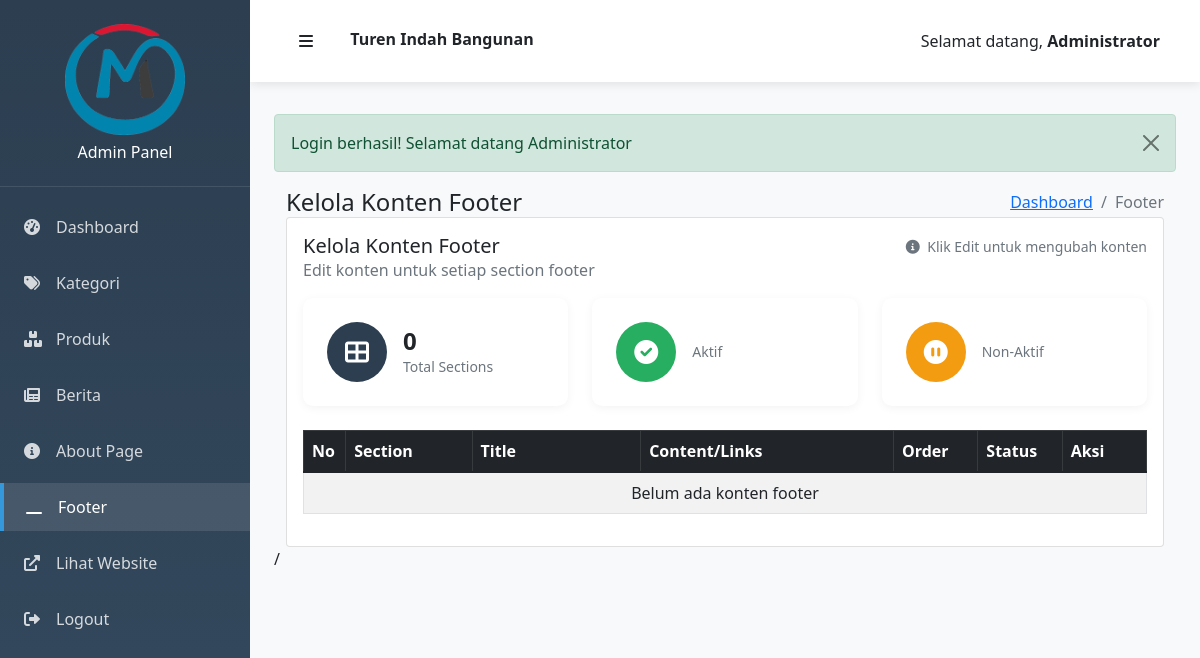
The page /admin/footer.php (signed in) on the database as committed earlier.
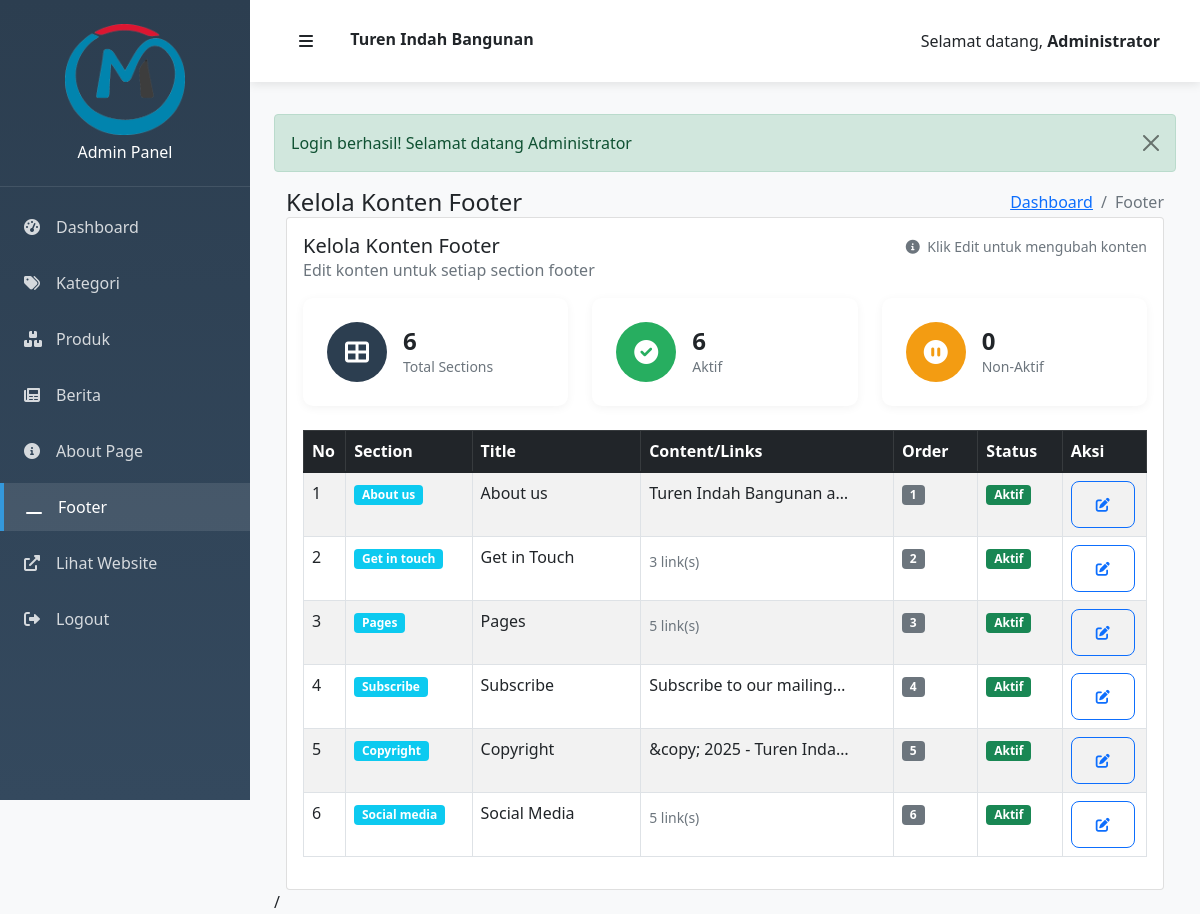
The same page on the database as committed later.
### tables this page shows
CREATE TABLE `footer_content` (
  `id` int NOT NULL AUTO_INCREMENT,
  `section_name` enum('about_us','get_in_touch','pages','subscribe','copyright','social_media') NOT NULL,
  `title` varchar(255) NOT NULL,
  `content` text,
  `links` text,
  `display_order` int DEFAULT '0',
  `status` enum('aktif','nonaktif') DEFAULT 'aktif',
  `created_at` timestamp NULL DEFAULT CURRENT_TIMESTAMP,
  `updated_at` timestamp NULL DEFAULT CURRENT_TIMESTAMP ON UPDATE CURRENT_TIMESTAMP,
  PRIMARY KEY (`id`),
  UNIQUE KEY `section_name` (`section_name`)
);

### includes/autoload.php (called while the page is built, shortened)
<?php
spl_autoload_register(function ($className) {
    $directories = [
        'classes/',
        'models/',
        'controllers/'
    ];
    foreach ($directories as $directory) {
        $file = __DIR__ . '/../' . $directory . $className . '.php';
        if (file_exists($file)) {
            return;
        }
    }
});
?>

### includes/init.php (called while the page is built, shortened)
<?php
require_once __DIR__ . '/../config/database.php';
require_once __DIR__ . '/autoload.php';
try {
    $database = new Database();
} catch (Exception $e) {
    die("Database connection failed: " . $e->getMessage());
}
$footerModel = new FooterModel($database);
?>

### models/FooterModel.php (called while the page is built, shortened)
<?php
class FooterModel {
    private $db;
    public function __construct($database) {
        $this->db = $database;
    }
    public function getAll($status = null) {
        $sql = "SELECT * FROM footer_content WHERE 1=1";
        $params = [];
        $sql .= " ORDER BY display_order ASC, created_at ASC";
        return $this->db->fetchAll($sql, $params);
    }
    public function getStats() {
        $sql = "SELECT
                    COUNT(*) as total,
                    SUM(CASE WHEN status = 'aktif' THEN 1 ELSE 0 END) as aktif,
                    SUM(CASE WHEN status = 'nonaktif' THEN 1 ELSE 0 END) as nonaktif
                FROM footer_content";
        return $this->db->fetch($sql);
    }
    public function parseLinks($links) {
        $decoded = json_decode($links, true);
        return $decoded ? $decoded : [];
    }
}
?>

### classes/Database.php (called while the page is built, shortened)
<?php
class Database {
    private $host;
    private $username;
    private $password;
    private $database;
    private $connection;
    public function __construct() {
        $this->host = DB_HOST;
        $this->username = DB_USERNAME;
        $this->password = DB_PASSWORD;
        $this->database = DB_NAME;
    }
    private function connect() {
        try {
            $dsn = "mysql:host={$this->host};dbname={$this->database};charset=" . DB_CHARSET;
            $options = [
                PDO::ATTR_ERRMODE => PDO::ERRMODE_EXCEPTION,
                PDO::ATTR_DEFAULT_FETCH_MODE => PDO::FETCH_ASSOC,
                PDO::ATTR_EMULATE_PREPARES => false,
            ];
            $this->connection = new PDO($dsn, $this->username, $this->password, $options);
        } catch (PDOException $e) {
            die("Connection failed: " . $e->getMessage());
        }
    }
    public function query($sql, $params = []) {
        try {
            $stmt = $this->connection->prepare($sql);
            $stmt->execute($params);
            return $stmt;
        } catch (PDOException $e) {
            throw new Exception("Query failed: " . $e->getMessage());
        }
    }
    public function fetch($sql, $params = []) {
        $stmt = $this->query($sql, $params);
        return $stmt->fetch();
    }
    public function fetchAll($sql, $params = []) {
        $stmt = $this->query($sql, $params);
        return $stmt->fetchAll();
    }
}
?>

### admin/footer.php (the view, shortened to what the changed rows need)
<?php
require_once '../includes/init.php';
$action = $_GET['action'] ?? 'list';
$footerContents = $footerModel->getAll();
$stats = $footerModel->getStats();
include 'includes/header.php';
?>
<div class="container-fluid">
    <?php if ($action === 'list'): ?>
        <div class="row">
            <div class="col-12">
                <div class="card">
                    <div class="card-body">
                        <div class="row mb-3">
                            <div class="col-sm-8">
                                <h5 class="card-title mb-0">Kelola Konten Footer</h5>
                                <p class="text-muted mb-0">Edit konten untuk setiap section footer</p>
                            </div>
                            <div class="col-sm-4 text-end">
                                <div class="d-flex gap-2 align-items-center justify-content-end">
                                    <div class="text-muted">
                                        <small><i class="fas fa-info-circle me-1"></i> Klik Edit untuk mengubah konten</small>
                                    </div>
                                </div>
                            </div>
                        </div>
                        <div class="row mb-4">
                            <div class="col-md-4">
                                <div class="stats-card primary">
                                    <div class="d-flex align-items-center">
                                        <div class="icon">
                                            <i class="fas fa-th-large"></i>
                                        </div>
                                        <div class="ms-3">
                                            <h4 class="mb-0 fw-bold"><?= $stats['total'] ?></h4>
                                            <p class="text-muted mb-0 small">Total Sections</p>
                                        </div>
                                    </div>
                                </div>
                            </div>
                            <div class="col-md-4">
                                <div class="stats-card success">
                                    <div class="d-flex align-items-center">
                                        <div class="icon">
                                            <i class="fas fa-check-circle"></i>
                                        </div>
                                        <div class="ms-3">
                                            <h4 class="mb-0 fw-bold"><?= $stats['aktif'] ?></h4>
                                            <p class="text-muted mb-0 small">Aktif</p>
                                        </div>
                                    </div>
                                </div>
                            </div>
                            <div class="col-md-4">
                                <div class="stats-card warning">
                                    <div class="d-flex align-items-center">
                                        <div class="icon">
                                            <i class="fas fa-pause-circle"></i>
                                        </div>
                                        <div class="ms-3">
                                            <h4 class="mb-0 fw-bold"><?= $stats['nonaktif'] ?></h4>
                                            <p class="text-muted mb-0 small">Non-Aktif</p>
                                        </div>
                                    </div>
                                </div>
                            </div>
                        </div>
                        <div class="table-responsive">
                            <table class="table table-bordered table-striped">
                                <thead class="table-dark">
                                    <tr>
                                        <th width="5%">No</th>
                                        <th width="15%">Section</th>
                                        <th width="20%">Title</th>
                                        <th width="30%">Content/Links</th>
                                        <th width="10%">Order</th>
                                        <th width="10%">Status</th>
                                        <th width="10%">Aksi</th>
                                    </tr>
                                </thead>
                                <tbody>
                                    <?php if (empty($footerContents)): ?>
                                        <tr>
                                            <td colspan="7" class="text-center">Belum ada konten footer</td>
                                        </tr>
                                    <?php else: ?>
                                        <?php foreach ($footerContents as $index => $content): ?>
                                            <tr>
                                                <td><?= $index + 1 ?></td>
                                                <td>
                                                    <span class="badge bg-info"><?= ucfirst(str_replace('_', ' ', $content['section_name'])) ?></span>
                                                </td>
                                                <td><?= htmlspecialchars($content['title']) ?></td>
                                                <td>
                                                    <?php if ($content['content']): ?>
                                                        <div class="text-truncate" style="max-width: 200px;" title="<?= htmlspecialchars($content['content']) ?>">
                                                            <?= htmlspecialchars(substr($content['content'], 0, 100)) ?><?= strlen($content['content']) > 100 ? '...' : '' ?>
                                                        </div>
                                                    <?php endif; ?>
                                                    <?php if ($content['links']): ?>
                                                        <?php $links = $footerModel->parseLinks($content['links']); ?>
                                                        <div class="mt-1">
                                                            <small class="text-muted"><?= count($links) ?> link(s)</small>
                                                        </div>
                                                    <?php endif; ?>
                                                </td>
                                                <td>
                                                    <span class="badge bg-secondary"><?= $content['display_order'] ?></span>
                                                </td>
                                                <td>
                                                    <a href="footer.php?action=toggle_status&id=<?= $content['id'] ?>"
                                                       class="badge bg-<?= $content['status'] === 'aktif' ? 'success' : 'warning' ?> text-decoration-none"
                                                       onclick="return confirm('Yakin ingin mengubah status?')">
                                                        <?= ucfirst($content['status']) ?>
                                                    </a>
                                                </td>
                                                <td>
                                                    <div class="d-flex gap-1">
                                                        <a href="footer.php?action=edit&id=<?= $content['id'] ?>"
                                                           class="btn btn-sm btn-outline-primary" title="Edit">
                                                            <i class="fas fa-edit"></i>
                                                        </a>
                                                    </div>
                                                </td>
                                            </tr>
                                        <?php endforeach; ?>
                                    <?php endif; ?>
                                </tbody>
                            </table>
                        </div>
                    </div>
                </div>
            </div>
        </div>
    <?php endif; ?>
</div>
<?php include 'includes/footer.php'; ?>

Rows that differ between the two databases and show on the page:
added footer_content: section_name "About us", title "About us", content "Turen Indah Bangunan a…", display_order "1", status "Aktif"
added footer_content: section_name "Get in touch", title "Get in Touch", links "3", display_order "2", status "Aktif"
added footer_content: section_name "Pages", title "Pages", links "5", display_order "3", status "Aktif"
added footer_content: section_name "Subscribe", title "Subscribe", content "Subscribe to our mailing…", display_order "4", status "Aktif"
added footer_content: section_name "Copyright", title "Copyright", content "&copy; 2025 - Turen Inda…", display_order "5", status "Aktif"
added footer_content: section_name "Social media", title "Social Media", links "5", display_order "6", status "Aktif"
Other text that changed with them:
$stats['total']: "0" → "6"
$stats['aktif']: (not shown) → "6"
$stats['nonaktif']: (not shown) → "0"
text no longer shown: "Belum ada konten footer"
